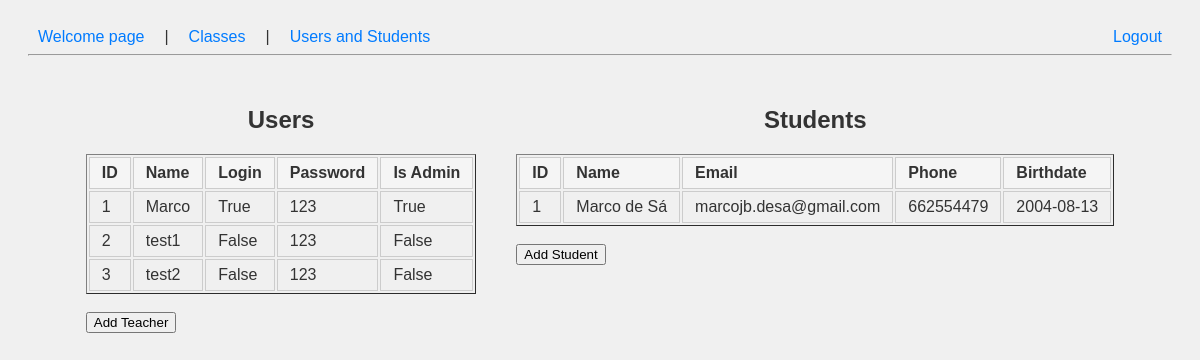
The app's page /users, older data.
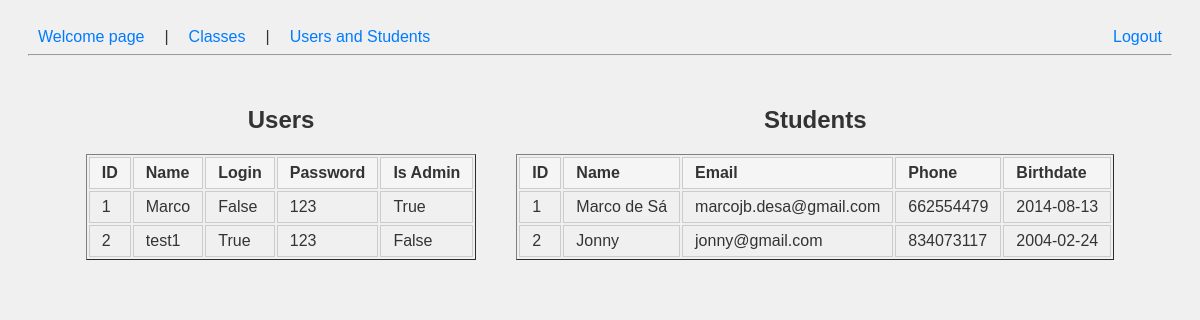
The same page, newer data.
### models.py (models this page shows)
class BaseModel(Model):
    class Meta:
        database = db

class User(BaseModel):
    id_user = AutoField()
    name = CharField()
    is_admin = BooleanField() # True if admin, False if teacher
    login = BooleanField(unique=False)
    password = CharField() # Store hashed passwords in production

class Student(BaseModel):
    id_student = AutoField()
    name = CharField()
    email = CharField(unique=True)
    phone = CharField(null=True)
    birthdate = DateField()

### app.py (the view)
@app.route('/users')
def user_manage():
    users = User.select()
    students = Student.select()
    current_user = User.select().where(User.login == True).first()
    return render_template('userManage.html', users=users, students=students, current_user=current_user)

### templates/userManage.html (shortened to what this page needs)
{% extends "dashboard.html" %}
{% block content %}
<div class="side-by-side-tables">
    <div>
        <h2>Users</h2>
        <table border="1">
            <tr>
                <th>ID</th>
                <th>Name</th>
                <th>Login</th>
                <th>Password</th>
                <th>Is Admin</th>
            </tr>
            {% for user in users %}
            <tr>
                <td>{{ user.id_user }}</td>
                <td>{{ user.name }}</td>
                <td>{{ user.login }}</td>
                <td>{{ user.password }}</td>
                <td>{{ user.is_admin }}</td>
            </tr>
            {% endfor %}
        </table>
        <br>
        {% if current_user and current_user.is_admin %}
        <a href='/addTeacher' class="add-student-btn">
            <button type="button">Add Teacher</button>
        </a>
        {% endif %}
    </div>
    <div>
        <h2>Students</h2>
        <table border="1">
            <tr>
                <th>ID</th>
                <th>Name</th>
                <th>Email</th>
                <th>Phone</th>
                <th>Birthdate</th>
            </tr>
            {% for student in students %}
            <tr>
                <td>{{ student.id_student }}</td>
                <td>{{ student.name }}</td>
                <td>{{ student.email }}</td>
                <td>{{ student.phone }}</td>
                <td>{{ student.birthdate }}</td>
            </tr>
            {% endfor %}
        </table>
        <br>
        {% if current_user and current_user.is_admin %}
        <a href='/add_student' class="add-student-btn">
            <button type="button">Add Student</button>
        </a>
        {% endif %}
    </div>
</div>
{% endblock %}

Row changes from the older to the newer data that the page shows:
removed User: id_user "3", name "test2", login "False", password "123", is_admin "False"
changed User "Marco": login "True" → "False"
changed User "test1": login "False" → "True"
changed Student "Marco de Sá": birthdate "2004-08-13" → "2014-08-13"
added Student: id_student "2", name "Jonny", email "jonny@gmail.com", phone "834073117", birthdate "2004-02-24"
Text that changed along with them:
text no longer shown: "Add Teacher Add Student"
